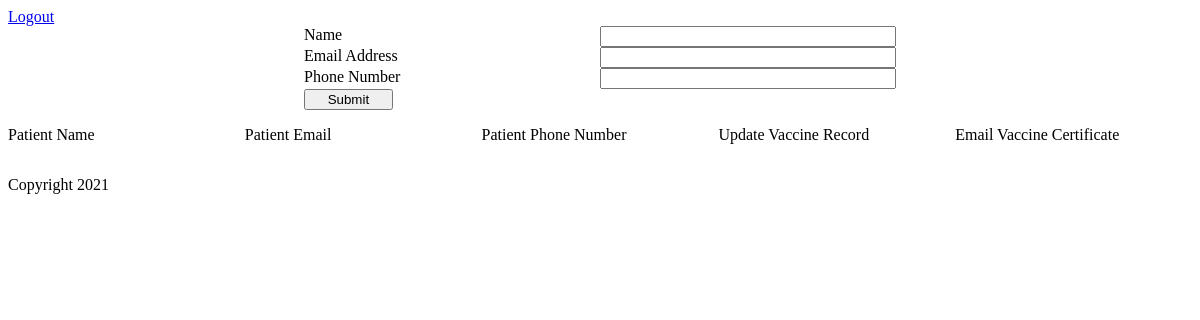
The page /patients (signed in) on the database as committed earlier.
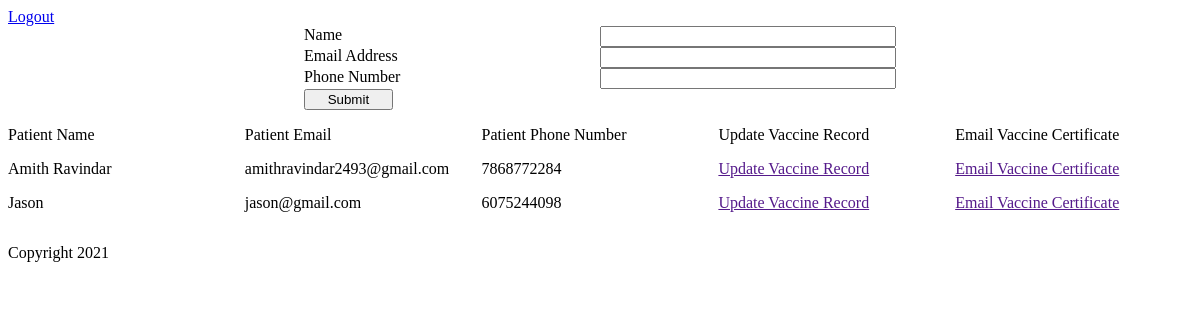
The same page on the database as committed later.
### app/models.py (models this page shows)
class Patient(db.Model):
    id= db.Column(db.Integer, primary_key=True)
    name = db.Column(db.String(120), nullable=False)
    email = db.Column(db.String(120), index=True, unique=True, nullable=False)
    phone_number = db.Column(db.String(12), unique=True, nullable=False)
    doctor_id = db.Column(db.Integer, db.ForeignKey('doctor.id'))
    vaccine_doses = db.relationship('Vaccine_Dose', backref='patient')

### app/views.py (the view)
@app.route('/patients', methods=['POST', 'GET'])
def patients():
    doctor = None
    if session['doctor']:
        doctor = session['doctor']
        patients = Patient.query.filter_by(doctor_id=doctor)
        return render_template('patients.html', patients=patients)
    return render_template('patients.html')

### app/templates/patients.html (shortened to what this page needs)
{% extends "base.html" %}
{% block head %}
  {{ super() }}
  <link rel="stylesheet" href="{{ url_for('static', filename='patient.css') }}">
{% endblock %}
{% block content %}
    <a href="{{ url_for('logout_doctor') }}">Logout</a>
    <form name="patient-registration-form" action="{{ url_for('register_patient') }}" method='post'>
      <label>Name</label>
      <input name="name" type="text" required>
      <label>Email Address</label>
      <input name ="email-address" type="email" required>
      <label>Phone Number</label>
      <input name ="phone-number" type="text" required>
      <input type="submit" />
    </div>
    <div id="patient-list">
      <p>Patient Name</p><p>Patient Email</p><p>Patient Phone Number</p><p>Update Vaccine Record</p><p>Email Vaccine Certificate</p>
      {% for patient in patients %}
        <p>{{patient.name}}</p><p>{{patient.email}}</p><p>{{patient.phone_number}}</p><a href="">Update Vaccine Record</a><a href="">Email Vaccine Certificate</a>
      {% endfor %}
  </div>
{% endblock %}

### app/templates/base.html (shortened to what this page needs)
<html>
    <head>
    {% block head %}
    <link rel="stylesheet" href="{{ url_for('static', filename='style.css') }}">
    {% endblock %}
    </head>
    <body>
        <div id="content">{% block content %}{% endblock %}</div>
        <div id="footer">
          {% block footer %}
          <p>Copyright 2021</p>
          {% endblock %}
        </div>
    </body>
</html>

### app/static/style.css (style rules this page uses)
form { display: grid; grid-template-rows: repeat(4, 1fr); grid-template-columns: 1fr 1fr 1fr 1fr; }
form > label { grid-column: 2; }
form > input { grid-column: 3; }
form > input[type=submit] { grid-column: 2; width: 30% }

### app/static/patient.css (style rules this page uses)
#patient-list { display: grid; grid-template-columns: 1fr 1fr 1fr 1fr 1fr; }
#patient-list > p { margin-top: 0; }

Rows that differ between the two databases and show on the page:
added Patient: name "Amith Ravindar", email "amithravindar2493@gmail.com", phone_number "7868772284"
added Patient: name "Jason", email "jason@gmail.com", phone_number "6075244098"
